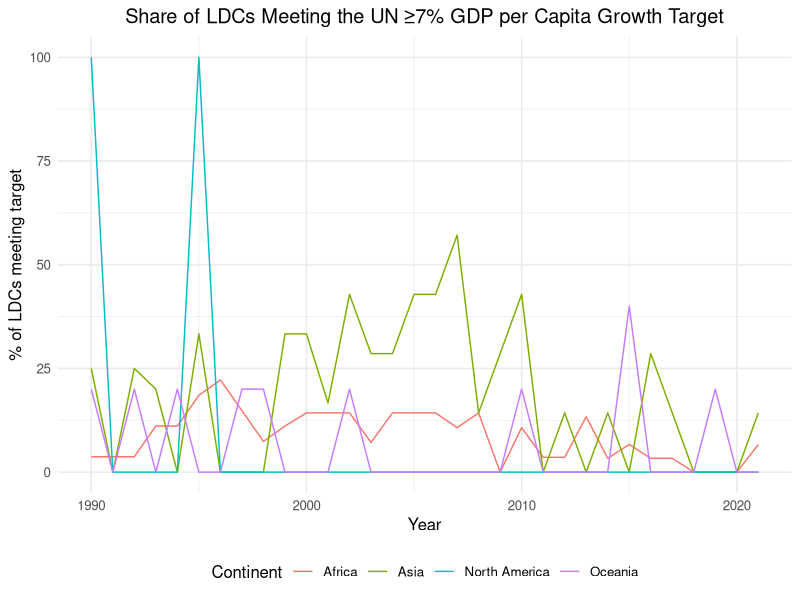

Write the R code that produced this figure.
library(tidyverse)
library(dplyr)
library(ggplot2)
library(purrr)
library(patchwork)

# Importing Data Sets

Continent_Classification <- read.csv("data sets/continents-according-to-our-world-in-data.csv")
GDP_per_capita <- read.csv("data sets/gdp-per-capita-worldbank.csv")
LDC <- read.csv("data sets/LDC.csv")
World_Population <- read.csv("data sets/world population.csv")
NEET <- read.csv("data sets/youth-not-in-education-employment-training.csv")


# Rename Columns

colnames(GDP_per_capita) <- c("Country", "Code", "Year", "GDP_Per_Capita")
colnames(Continent_Classification) <- c("Country", "Code", "Year", "Continent")
colnames(World_Population) <- c("Country", "Code", "Year", "Population")


# Convert columns to correct types

GDP_per_capita <- GDP_per_capita %>%
  mutate(
    Country = as.character(Country),
    Code = as.character(Code),
    Year = as.integer(Year),
    GDP_Per_Capita = map_dbl(GDP_Per_Capita, as.numeric)
  )

Continent_Classification <- Continent_Classification %>%
  mutate(
    Country = as.character(Country),
    Code = as.character(Code),
    Year = as.integer(Year),
    Continent = as.character(Continent)
  )

World_Population <- World_Population %>%
  mutate(
    Country = as.character(Country),
    Code = as.character(Code),
    Year = as.integer(Year),
    Population = as.numeric(Population)
  )

# Combine Data Sets

GDP_Continent_Population_Combined <- GDP_per_capita %>%
  left_join(Continent_Classification %>% select(Code, Continent), by = "Code") %>%
  left_join(World_Population %>% select(Code, Year, Population), by = c("Code", "Year"))


GDP_Continent_Population_Combined <- GDP_Continent_Population_Combined %>%
  drop_na()


# LDC Classification

GDP_Continent_Population_Combined <- GDP_Continent_Population_Combined %>%
  mutate(LDC_Status = Country %in% LDC$Country & Year %in% LDC$Year)

# Add growth rate

GDP_Continent_Population_Combined <- GDP_Continent_Population_Combined %>%
  arrange(Country, Year) %>%  
  group_by(Country) %>%
  mutate(GDP_growth_rate = (GDP_Per_Capita - lag(GDP_Per_Capita)) / lag(GDP_Per_Capita) * 100) %>%
  ungroup()


# Compute Continent Growth

continent_growth <- GDP_Continent_Population_Combined %>%
  group_by(Continent, Year) %>%
  summarise(
    weighted_gdp_pc = sum(GDP_Per_Capita * Population, na.rm = TRUE) / sum(Population, na.rm = TRUE), # weighted gdp_pc
    average_gdp_pc  = mean(GDP_Per_Capita, na.rm = TRUE),  # average gdp_pc
    .groups = "drop"
  ) %>%
  arrange(Continent, Year) %>%
  group_by(Continent) %>%
  mutate(weighted_growth = (weighted_gdp_pc / lag(weighted_gdp_pc) - 1) * 100) %>% # growth rate weighted by population
  mutate(average_growth = (average_gdp_pc / lag(average_gdp_pc) - 1) * 100) %>% # Average growth rate
  ungroup()


# NA during the years will affect accuracy of gdp growth rate
na_counts <- GDP_Continent_Population_Combined %>%
  group_by(Continent, Year) %>%
  summarise(
    na_GDP_growth_rate = sum(is.na(GDP_growth_rate)),
    .groups = "drop"
  ) %>%
  arrange(Continent, Year)
# Europe in 1995 is unreliable because 8 country have NA growth rate


# Plotting the graph for Continents

# Africa
Africa_growth <- ggplot(subset(continent_growth, Continent == "Africa"), aes(x = Year)) +
  geom_line(aes(y = weighted_growth, color = "Weighted")) +
  geom_line(aes(y = average_growth, color = "Average")) +
  labs(title = "Oceania", y = "Growth Rate (%)", x=NULL) +
  theme_minimal()

# Asia
Asia_growth <- ggplot(subset(continent_growth, Continent == "Asia"), aes(x = Year)) +
  geom_line(aes(y = weighted_growth, color = "Weighted")) +
  geom_line(aes(y = average_growth, color = "Average")) +
  labs(title = "Oceania", y = "Growth Rate (%)", x=NULL) +
  theme_minimal()

# Europe
Europe_growth <- ggplot(subset(continent_growth, Continent == "Europe"), aes(x = Year)) +
  geom_line(aes(y = weighted_growth, color = "Weighted")) +
  geom_line(aes(y = average_growth, color = "Average")) +
  labs(title = "Oceania", y = "Growth Rate (%)", x=NULL) +
  theme_minimal()

# North America
NorthAmerica_growth <- ggplot(subset(continent_growth, Continent == "North America"), aes(x = Year)) +
  geom_line(aes(y = weighted_growth, color = "Weighted")) +
  geom_line(aes(y = average_growth, color = "Average")) +
  labs(title = "Oceania", y = "Growth Rate (%)", x=NULL) +
  theme_minimal()

# South America
SouthAmerica_growth  <- ggplot(subset(continent_growth, Continent == "South America"), aes(x = Year)) +
  geom_line(aes(y = weighted_growth, color = "Weighted")) +
  geom_line(aes(y = average_growth, color = "Average")) +
  labs(title = "Oceania", y = "Growth Rate (%)", x=NULL) +
  theme_minimal()

# Oceania
Oceania_growth  <- ggplot(subset(continent_growth, Continent == "Oceania"), aes(x = Year)) +
  geom_line(aes(y = weighted_growth, color = "Weighted")) +
  geom_line(aes(y = average_growth, color = "Average")) +
  labs(title = "Oceania", y = "Growth Rate (%)", x=NULL) +
  theme_minimal()

# Combine all six with one shared legend
Growth_Combined_Plot <- (Africa_growth | Asia_growth | Europe_growth) /
  (NorthAmerica_growth | SouthAmerica_growth | Oceania_growth) +
  plot_annotation(title = "GDP per Capita Growth by Continent",
                  theme = theme(plot.title = element_text(hjust = 0.5))) +
  plot_layout(guides = "collect") &
  theme(legend.position = "bottom")




# Share of LDC meeting the 7% target every year

ldc_target_share <- GDP_Continent_Population_Combined %>%
  filter(LDC_Status) %>%                                   # keep only LDCs
  group_by(Continent, Year) %>%
  summarise(
    n_ldc         = n_distinct(Country),                   # LDC count observed
    n_meet        = n_distinct(Country[GDP_growth_rate >= 7]),
    share_meeting = if_else(n_ldc > 0, 100 * n_meet / n_ldc, NA_real_), # percent
    .groups = "drop"
  )

# Plot the share of LDC meeting target

ggplot(ldc_target_share, aes(x = Year, y = share_meeting, color = Continent)) +
  geom_line(size = 0.5) +
  labs(
    title = "Share of LDCs Meeting the UN ≥7% GDP per Capita Growth Target",
    x = "Year",
    y = "% of LDCs meeting target",
    color = "Continent"
  ) +
  theme_minimal(base_size = 12) +
  theme(
    legend.position = "bottom",
    plot.title = element_text(hjust = 0.5)   # center title
  )


# The growth rate of LDC


# LDC GDP per capita growth (weighted vs average) by continent-year

ldc_continent_growth <- GDP_Continent_Population_Combined %>%
  filter(LDC_Status) %>%
  group_by(Continent, Year) %>%
  summarise(
    weighted_gdp_pc_ldc = sum(GDP_Per_Capita * Population, na.rm = TRUE) / 
      sum(Population, na.rm = TRUE),
    average_gdp_pc_ldc  = mean(GDP_Per_Capita, na.rm = TRUE),
    .groups = "drop"
  ) %>%
  arrange(Continent, Year) %>%
  group_by(Continent) %>%
  mutate(
    weighted_growth_ldc = (weighted_gdp_pc_ldc / lag(weighted_gdp_pc_ldc) - 1) * 100,
    average_growth_ldc  = (average_gdp_pc_ldc  / lag(average_gdp_pc_ldc)  - 1) * 100
  ) %>%
  ungroup()

# Africa

Africa_LDC <- ggplot(subset(ldc_continent_growth, Continent == "Africa"), aes(x = Year)) +
  geom_line(aes(y = weighted_growth_ldc, color = "Weighted"), linewidth = 1) +
  geom_point(aes(y = weighted_growth_ldc, color = "Weighted"), size = 1.5) +
  geom_line(aes(y = average_growth_ldc,  color = "Average"), linewidth = 1, linetype = "dashed") +
  geom_point(aes(y = average_growth_ldc,  color = "Average"), size = 1.5) +
  scale_color_manual(values = c("Weighted" = "#1f77b4", "Average" = "#ff7f0e")) +
  labs(title = "Africa LDC GDP per Capita Growth", y = "Growth (%)", x = NULL, color = "Measure") +
  theme_minimal() +
  theme(
    legend.position = "bottom",
    panel.grid.minor = element_blank(),
    plot.title = element_text(hjust = 0.5)
  )

# Asia

Asia_LDC <- ggplot(subset(ldc_continent_growth, Continent == "Asia"), aes(x = Year)) +
  geom_line(aes(y = weighted_growth_ldc, color = "Weighted"), linewidth = 1) +
  geom_point(aes(y = weighted_growth_ldc, color = "Weighted"), size = 1.5) +
  geom_line(aes(y = average_growth_ldc,  color = "Average"), linewidth = 1, linetype = "dashed") +
  geom_point(aes(y = average_growth_ldc,  color = "Average"), size = 1.5) +
  scale_color_manual(values = c("Weighted" = "#1f77b4", "Average" = "#ff7f0e")) +
  labs(title = "Asia LDC GDP per Capita Growth", y = "Growth (%)", x = NULL, color = "Measure") +
  theme_minimal() +
  theme(
    legend.position = "bottom",
    panel.grid.minor = element_blank(),
    plot.title = element_text(hjust = 0.5)
  )

# Oceania

Oceania_LDC <- ggplot(subset(ldc_continent_growth, Continent == "Oceania"), aes(x = Year)) +
  geom_line(aes(y = weighted_growth_ldc, color = "Weighted"), linewidth = 1) +
  geom_point(aes(y = weighted_growth_ldc, color = "Weighted"), size = 1.5) +
  geom_line(aes(y = average_growth_ldc,  color = "Average"), linewidth = 1, linetype = "dashed") +
  geom_point(aes(y = average_growth_ldc,  color = "Average"), size = 1.5) +
  scale_color_manual(values = c("Weighted" = "#1f77b4", "Average" = "#ff7f0e")) +
  labs(title = "Oceania LDC GDP per Capita Growth", y = "Growth (%)", x = NULL, color = "Measure") +
  theme_minimal() +
  theme(
    legend.position = "bottom",
    panel.grid.minor = element_blank(),
    plot.title = element_text(hjust = 0.5)
  )


# Box Plot to Show Distribution



# Common y-limits across the three continents (ignoring NAs)
ylim_range <- ldc_continent_growth %>%
  filter(Continent %in% c("Africa", "Asia", "Oceania")) %>%
  pull(weighted_growth_ldc) %>%
  range(na.rm = TRUE)

Africa_box <- ggplot(subset(ldc_continent_growth, Continent == "Africa" & !is.na(weighted_growth_ldc)),
                     aes(x = "Africa", y = weighted_growth_ldc)) +
  geom_boxplot(fill = "#1f77b4") +
  coord_cartesian(ylim = ylim_range) +
  labs(title = "Africa", x = NULL, y = "Growth Rate (%)") +
  theme_minimal() +
  theme(plot.title = element_text(hjust = 0.5))

Asia_box <- ggplot(subset(ldc_continent_growth, Continent == "Asia" & !is.na(weighted_growth_ldc)),
                   aes(x = "Asia", y = weighted_growth_ldc)) +
  geom_boxplot(fill = "#1f77b4") +
  coord_cartesian(ylim = ylim_range) +
  labs(title = "Asia", x = NULL, y = NULL) +
  theme_minimal() +
  theme(plot.title = element_text(hjust = 0.5))

Oceania_box <- ggplot(subset(ldc_continent_growth, Continent == "Oceania" & !is.na(weighted_growth_ldc)),
                      aes(x = "Oceania", y = weighted_growth_ldc)) +
  geom_boxplot(fill = "#1f77b4") +
  coord_cartesian(ylim = ylim_range) +
  labs(title = "Oceania", x = NULL, y = NULL) +
  theme_minimal() +
  theme(plot.title = element_text(hjust = 0.5))

# Combine into one row with a shared title
LDC_Distribution_Combined <- (Africa_box | Asia_box | Oceania_box) +
  plot_annotation(
    title = "Distribution of Weighted LDC GDP per Capita Growth",
    theme = theme(plot.title = element_text(hjust = 0.5))
  )
